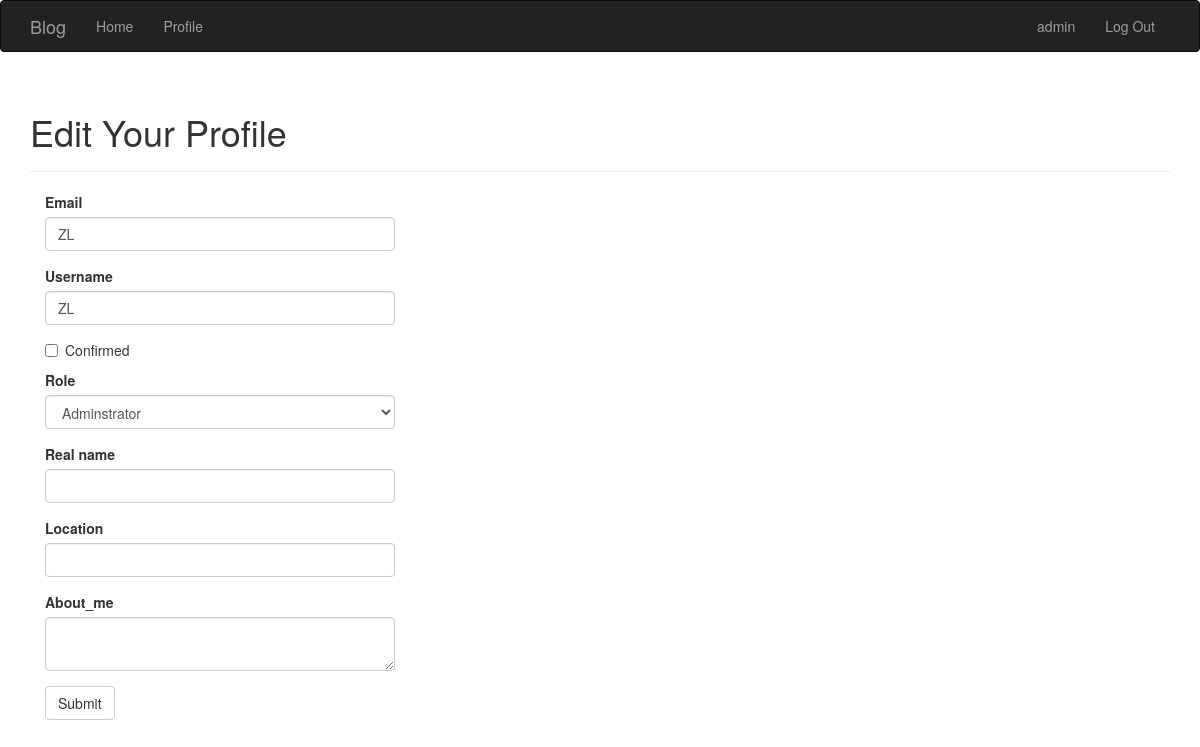
The app's page /edit-profile/3 (signed in), older data.
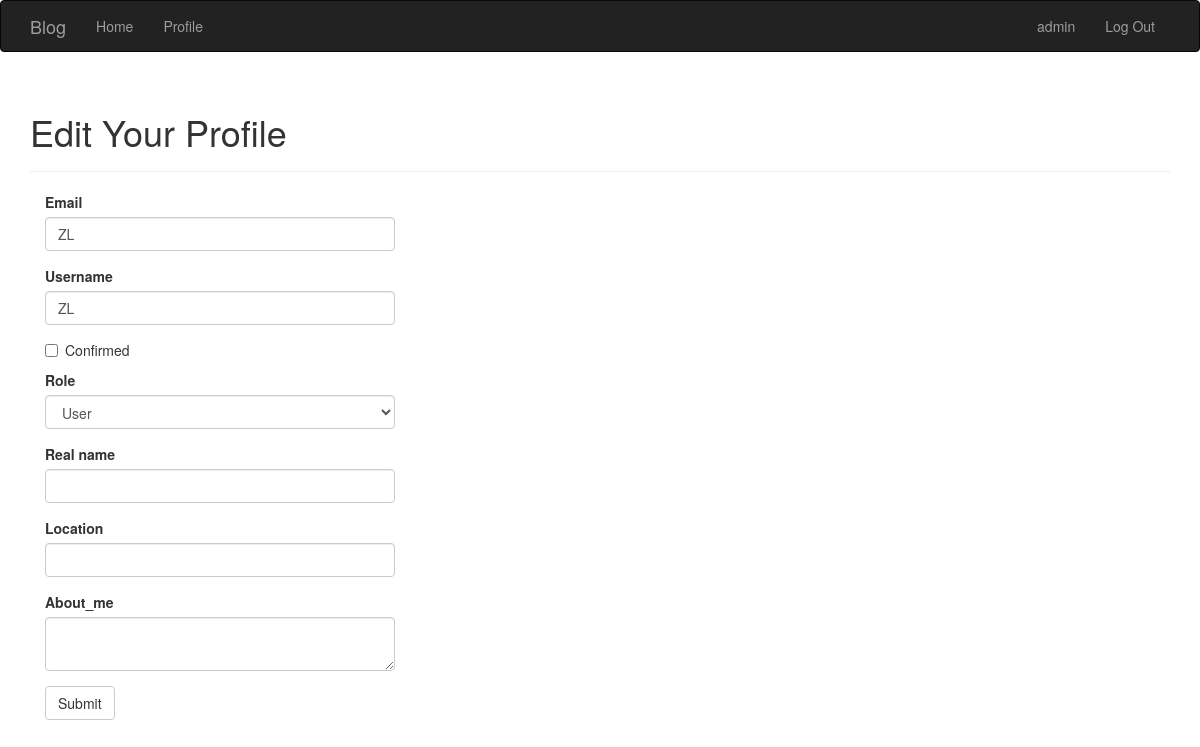
The same page, newer data.
### app/models.py (models this page shows, shortened)
class User(UserMixin, db.Model):
    __tablename__ = 'users'
    id = db.Column(db.Integer, primary_key=True)
    username = db.Column(db.String(64), unique=True, index=True)
    role_id = db.Column(db.Integer, db.ForeignKey('roles.id'))
    password_hash = db.Column(db.String(128))
    email = db.Column(db.String(64), unique=True, index=True)
    posts = db.relationship('Post', backref = 'author', lazy = 'dynamic')
    avatar_hash = db.Column(db.String(32))
    name = db.Column(db.String(64))#real name
    location = db.Column(db.String(64))
    about_me = db.Column(db.Text())
    member_since = db.Column(db.DateTime(), default=datetime.utcnow)
    last_seen = db.Column(db.DateTime(), default=datetime.utcnow)
    avatar = db.Column(db.String(128), default=None)
    comments = db.relationship('Comment', backref='author', lazy='dynamic')
    def ping(self):
        self.last_seen = datetime.utcnow()
        db.session.add(self)
    def can(self, permissions):
        return self.role is not None and (self.role.permissions & permissions) == permissions
    @property
    def password(self):
        raise AttributeError('password is not a readable attribute')

### app/main/views.py (the view, shortened to what this page needs)
@main.route('/edit-profile/<int:id>',methods=['GET','POST'])
@login_required
@admin_required
def edit_profile_admin(id):
    user=User.query.get_or_404(id)
    form=EditProfileAdminForm(user=user)
    form.email.data=user.username
    form.username.data=user.username
    form.role.data=user.role_id
    form.name.data=user.name
    form.location.data=user.location
    form.about_me.data=user.about_me
    return render_template('edit_profile.html',form=form,user=user)

### app/main/forms.py (shortened to what this page needs)
class EditProfileAdminForm(FlaskForm):
    email = StringField('Email', validators=[DataRequired(), Length(0, 64)])
    username = StringField('Username', validators=[DataRequired(), Length(1, 64), Regexp('^[A-Za-z][A-Za-z0-9_.]*$',0,
                                                                                   'Username must have only letters, numbers, dots or underscores')])
    confirmed = BooleanField('Confirmed')
    role = SelectField('Role', coerce=int)
    name = StringField('Real name', validators=[Length(0, 64)])
    location = StringField('Location', validators=[Length(0, 64)])
    about_me = TextAreaField('About_me')
    submit = SubmitField('Submit')
    def __init__(self, user, *args, **kwargs):
        super(EditProfileAdminForm, self).__init__(*args, **kwargs)
        self.role.choices = [(role.id, role.name) for role in Role.query.order_by(Role.name).all()]
        self.user = user

### app/auth/views.py (called while the page is built)
@auth.before_app_request
def before_request():
    if current_user.is_authenticated:
        current_user.ping()

### app/main/__init__.py (called while the page is built)
@main.app_context_processor
def inject_permissions():
    return dict(Permission=PERMISSION)

### app/templates/edit_profile.html (shortened to what this page needs)
{% extends "base.html" %}
{% import "bootstrap/wtf.html" as wtf %}
{% block page_content %}
<div class="page-header">
    <h1>Edit Your Profile</h1>
</div>
<div class="col-md-4">
    {{ wtf.quick_form(form) }}
</div>
{% endblock %}

Row changes from the older to the newer data that the page shows:
changed User "ZL": role "Adminstrator" → "User"
